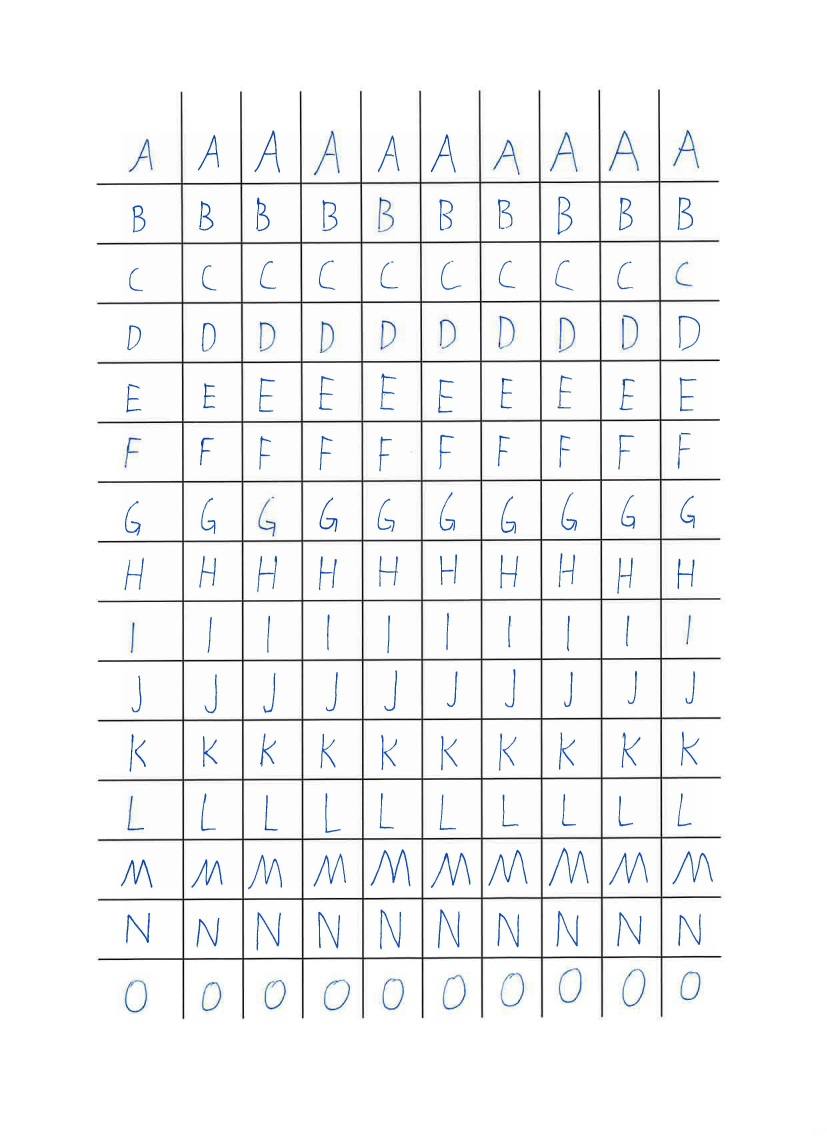
#> input picture data/57-60-bilder-2.jpg, 2480 x 3414 px (shown at 1/3 size)
$ python extract.py
#> lines starting #> are read from the running program, lines starting #| are printed output that depends on the picture; after the words box and inside, x2 and y2 are one past the last pixel; in counts of white or black regions, pixels touching at a corner belong together
#> in process_image, image is the input picture: shape (3414, 2480, 3); mean B, G, R 245.6, 244.7, 243.8
import cv2
import numpy as np
import os


def detect_grid_lines(gray_image):
    """Detect horizontal and vertical grid lines in the image."""
    blur = cv2.GaussianBlur(gray_image, (3, 3), 0)

    # Use binary threshold for cleaner grid detection
    _, binary = cv2.threshold(blur, 0, 255, cv2.THRESH_BINARY_INV + cv2.THRESH_OTSU)

    # Detect horizontal lines
    horizontal_kernel = cv2.getStructuringElement(cv2.MORPH_RECT, (80, 1))
    horizontal_lines = cv2.morphologyEx(binary, cv2.MORPH_OPEN, horizontal_kernel)
    horizontal_lines = cv2.dilate(horizontal_lines, cv2.getStructuringElement(cv2.MORPH_RECT, (20, 3)), iterations=2)

    # Detect vertical lines
    vertical_kernel = cv2.getStructuringElement(cv2.MORPH_RECT, (1, 80))
    vertical_lines = cv2.morphologyEx(binary, cv2.MORPH_OPEN, vertical_kernel)
    vertical_lines = cv2.dilate(vertical_lines, cv2.getStructuringElement(cv2.MORPH_RECT, (3, 20)), iterations=2)

    return horizontal_lines, vertical_lines


def find_grid_intersections(horizontal_lines, vertical_lines):
    """Find intersection points where horizontal and vertical lines meet."""
    intersections = cv2.bitwise_and(horizontal_lines, vertical_lines)
    intersections = cv2.dilate(intersections, np.ones((5, 5), np.uint8), iterations=2)

    num_labels, labels, stats, centroids = cv2.connectedComponentsWithStats(intersections, connectivity=8)

    intersection_points = []
    for i in range(1, num_labels):  # Skip background label 0
        cx = int(centroids[i][0])
        cy = int(centroids[i][1])
        intersection_points.append((cx, cy))

    return intersection_points


def find_grid_corners(intersection_points):
    """Find the 4 extreme corners of the grid from intersection points."""
    if not intersection_points:
        return None

    points = np.array(intersection_points)

    # Top-left: min x + y
    top_left_idx = np.argmin(points[:, 0] + points[:, 1])
    top_left = tuple(points[top_left_idx])

    # Top-right: max x - y
    top_right_idx = np.argmax(points[:, 0] - points[:, 1])
    top_right = tuple(points[top_right_idx])

    # Bottom-left: min x - y
    bottom_left_idx = np.argmin(points[:, 0] - points[:, 1])
    bottom_left = tuple(points[bottom_left_idx])

    # Bottom-right: max x + y
    bottom_right_idx = np.argmax(points[:, 0] + points[:, 1])
    bottom_right = tuple(points[bottom_right_idx])

    return {
        'top_left': top_left,
        'top_right': top_right,
        'bottom_left': bottom_left,
        'bottom_right': bottom_right
    }


def calculate_grid_rotation_angle(corners):
    """Calculate the rotation angle of the grid based on detected corners.

    Uses the top edge (top_left to top_right) and left edge to determine
    how much the grid is rotated from horizontal/vertical.
    """
    # Calculate angle from top edge
    dx_top = corners['top_right'][0] - corners['top_left'][0]
    dy_top = corners['top_right'][1] - corners['top_left'][1]
    angle_top = np.degrees(np.arctan2(dy_top, dx_top))

    # Calculate angle from bottom edge
    dx_bottom = corners['bottom_right'][0] - corners['bottom_left'][0]
    dy_bottom = corners['bottom_right'][1] - corners['bottom_left'][1]
    angle_bottom = np.degrees(np.arctan2(dy_bottom, dx_bottom))

    # Calculate angle from left edge (should be ~90 degrees if grid is straight)
    dx_left = corners['bottom_left'][0] - corners['top_left'][0]
    dy_left = corners['bottom_left'][1] - corners['top_left'][1]
    angle_left = np.degrees(np.arctan2(dy_left, dx_left)) - 90

    # Calculate angle from right edge
    dx_right = corners['bottom_right'][0] - corners['top_right'][0]
    dy_right = corners['bottom_right'][1] - corners['top_right'][1]
    angle_right = np.degrees(np.arctan2(dy_right, dx_right)) - 90

    # Average the angles for more robust estimation
    avg_angle = (angle_top + angle_bottom + angle_left + angle_right) / 4

    return avg_angle


def rotate_image(image, angle, center=None):
    """Rotate image by the given angle around the center."""
    h, w = image.shape[:2]

    if center is None:
        center = (w // 2, h // 2)

    # Get rotation matrix
    rotation_matrix = cv2.getRotationMatrix2D(center, angle, 1.0)

    # Calculate new bounding box size to avoid cropping
    cos = np.abs(rotation_matrix[0, 0])
    sin = np.abs(rotation_matrix[0, 1])
    new_w = int(h * sin + w * cos)
    new_h = int(h * cos + w * sin)

    # Adjust rotation matrix for the new image size
    rotation_matrix[0, 2] += (new_w - w) / 2
    rotation_matrix[1, 2] += (new_h - h) / 2

    # Perform rotation with white background
    if len(image.shape) == 2:
        rotated = cv2.warpAffine(image, rotation_matrix, (new_w, new_h),
                                  borderMode=cv2.BORDER_CONSTANT, borderValue=255)
    else:
        rotated = cv2.warpAffine(image, rotation_matrix, (new_w, new_h),
                                  borderMode=cv2.BORDER_CONSTANT, borderValue=(255, 255, 255))

    return rotated


def detect_and_correct_rotation(image, gray, angle_threshold=0.3, max_iterations=3):
    """Detect grid rotation and correct it iteratively.

    Returns the corrected image and the total rotation applied.
    """
#> called with angle_threshold = 0.01, max_iterations = 3
    total_rotation = 0.0
    current_image = image.copy()
    current_gray = gray.copy()

    for iteration in range(max_iterations):
        # Detect grid lines
        horizontal_lines, vertical_lines = detect_grid_lines(current_gray)
        intersection_points = find_grid_intersections(horizontal_lines, vertical_lines)

        if len(intersection_points) < 4:
            print(f"  Rotation iteration {iteration + 1}: Not enough intersections found")
            break

        corners = find_grid_corners(intersection_points)
        if corners is None:
            break

        # Calculate rotation angle
        angle = calculate_grid_rotation_angle(corners)

        print(f"  Rotation iteration {iteration + 1}: Detected angle = {angle:.3f}°")

        # Stop if angle is below threshold
        if abs(angle) < angle_threshold:
            print(f"  Angle below threshold ({angle_threshold}°), stopping rotation correction")
            break

        # Rotate to correct
        current_image = rotate_image(current_image, angle)
        current_gray = rotate_image(current_gray, angle)
        total_rotation += angle
#> this loop made 2 passes
#> (num_labels in find_grid_intersections, top_left_idx in find_grid_corners, top_left in find_grid_corners, top_right_idx in find_grid_corners, top_right in find_grid_corners, bottom_left_idx in find_grid_corners, bottom_left in find_grid_corners, bottom_right_idx in find_grid_corners) on pass 1: (131, 7, (545, 551), 1, (1978, 545), 128, (550, 2876), 122)
#> (printed output is left out)
#> pass 1, in detect_grid_lines, `_, binary = cv2.threshold(blur, 0, 255, cv2.THRESH_BINARY_INV + cv2.TH..`:
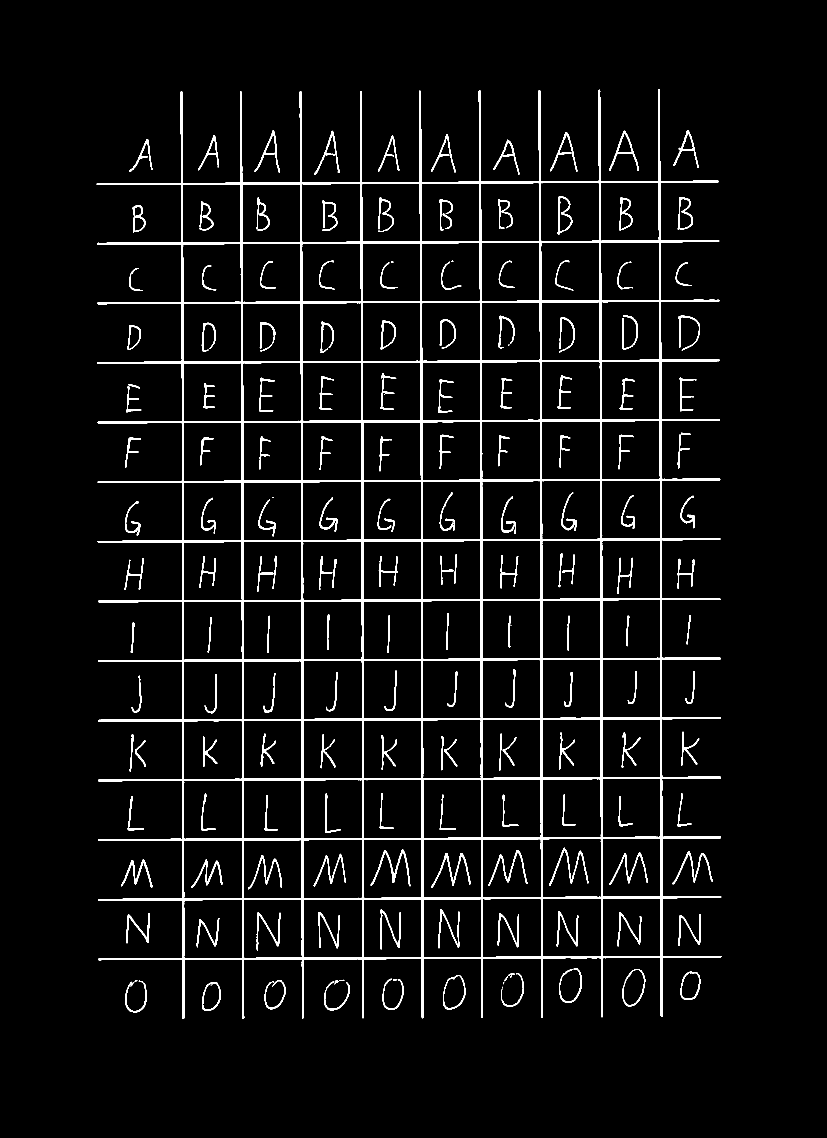
#> binary: shape (3414, 2480) (shown at 1/3 size); 4.6% white; 200 white regions (16 under 20 px), largest, box (x1, y1, x2, y2) and area: (290, 268, 2164, 3057) 268250, (1112, 2548, 1231, 2659) 1784, (1293, 2559, 1411, 2664) 1616
#> pass 1, in detect_grid_lines, `horizontal_lines = cv2.dilate(horizontal_lines, cv2.getStructuringElem..`:
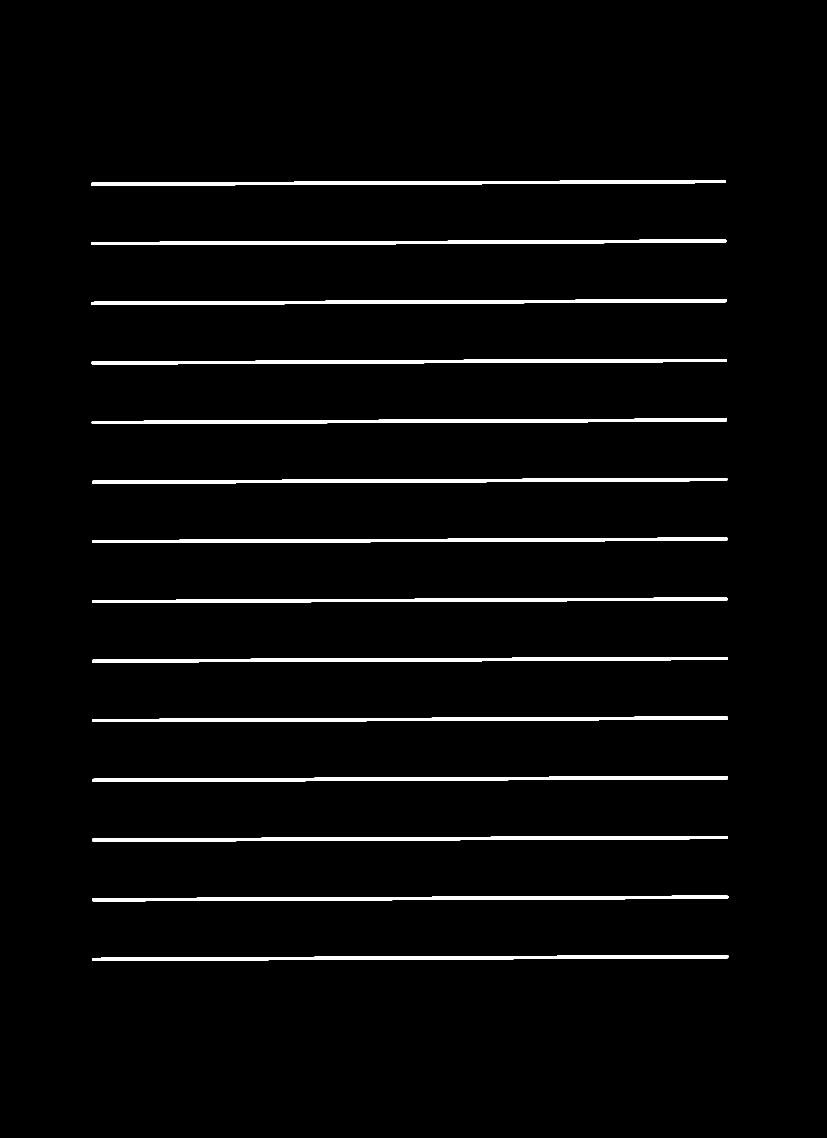
#> horizontal_lines: shape (3414, 2480) (shown at 1/3 size); 2.9% white; 14 white regions, largest, box (x1, y1, x2, y2) and area: (277, 2508, 2184, 2525) 18107, (277, 2328, 2184, 2345) 18020, (275, 1255, 2181, 1272) 18009
#> after the loop:
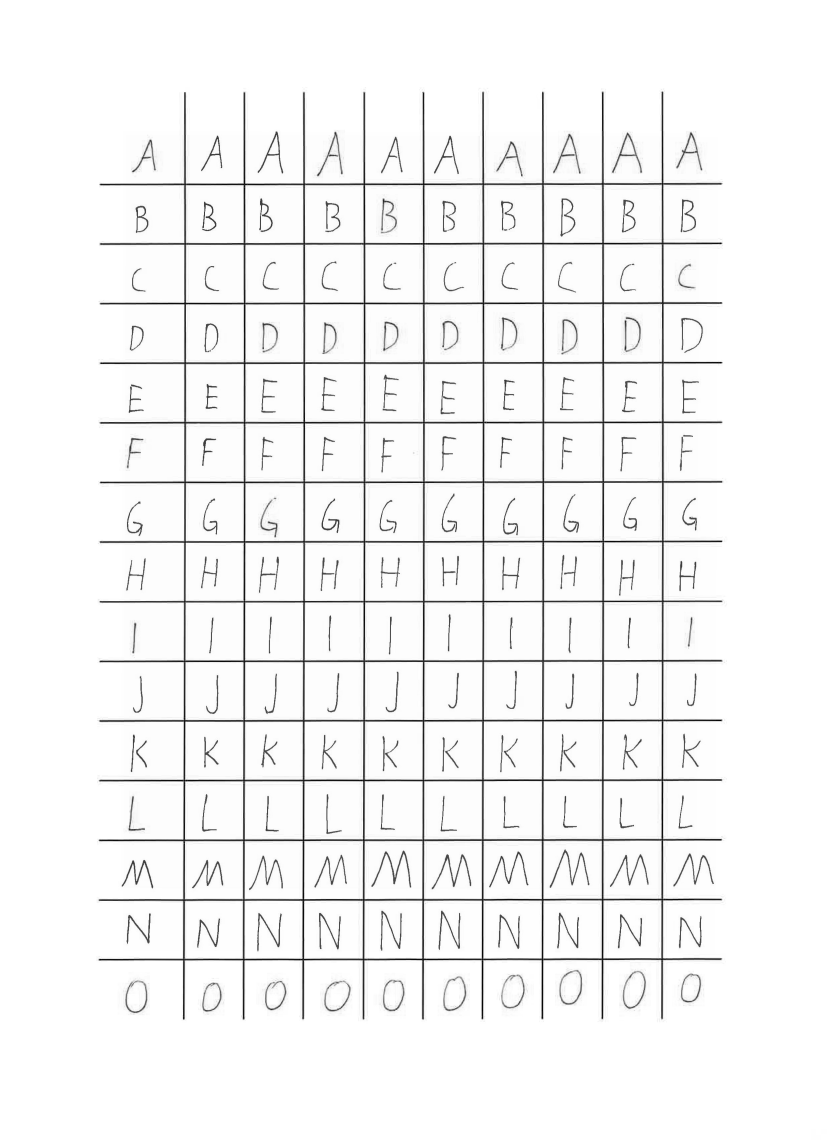
#> current_gray: shape (3422, 2491) (shown at 1/3 size); min 0, max 255, mean 244.6
#> (the rest of the program and of its run is left out)
